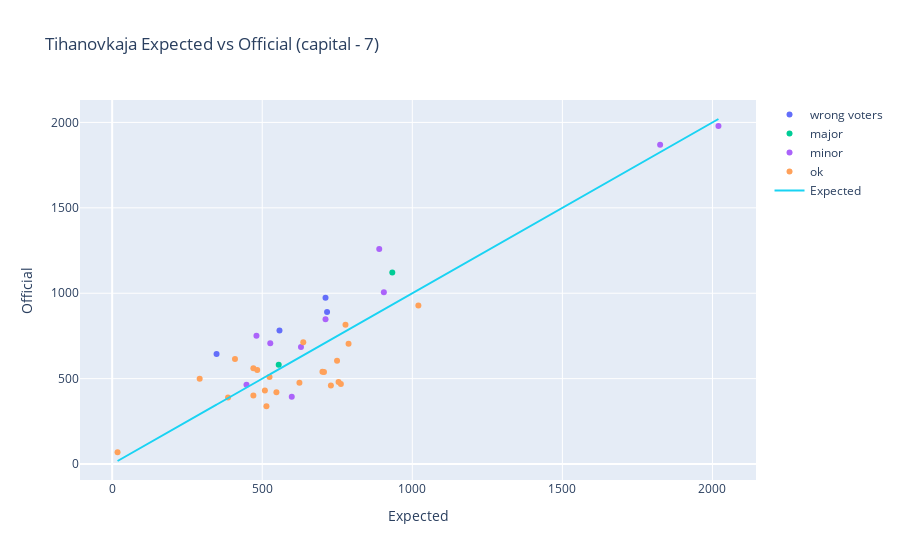

Source (notebook cell):
### Code cell
photo_detailed('capital', 7, 2.557)
